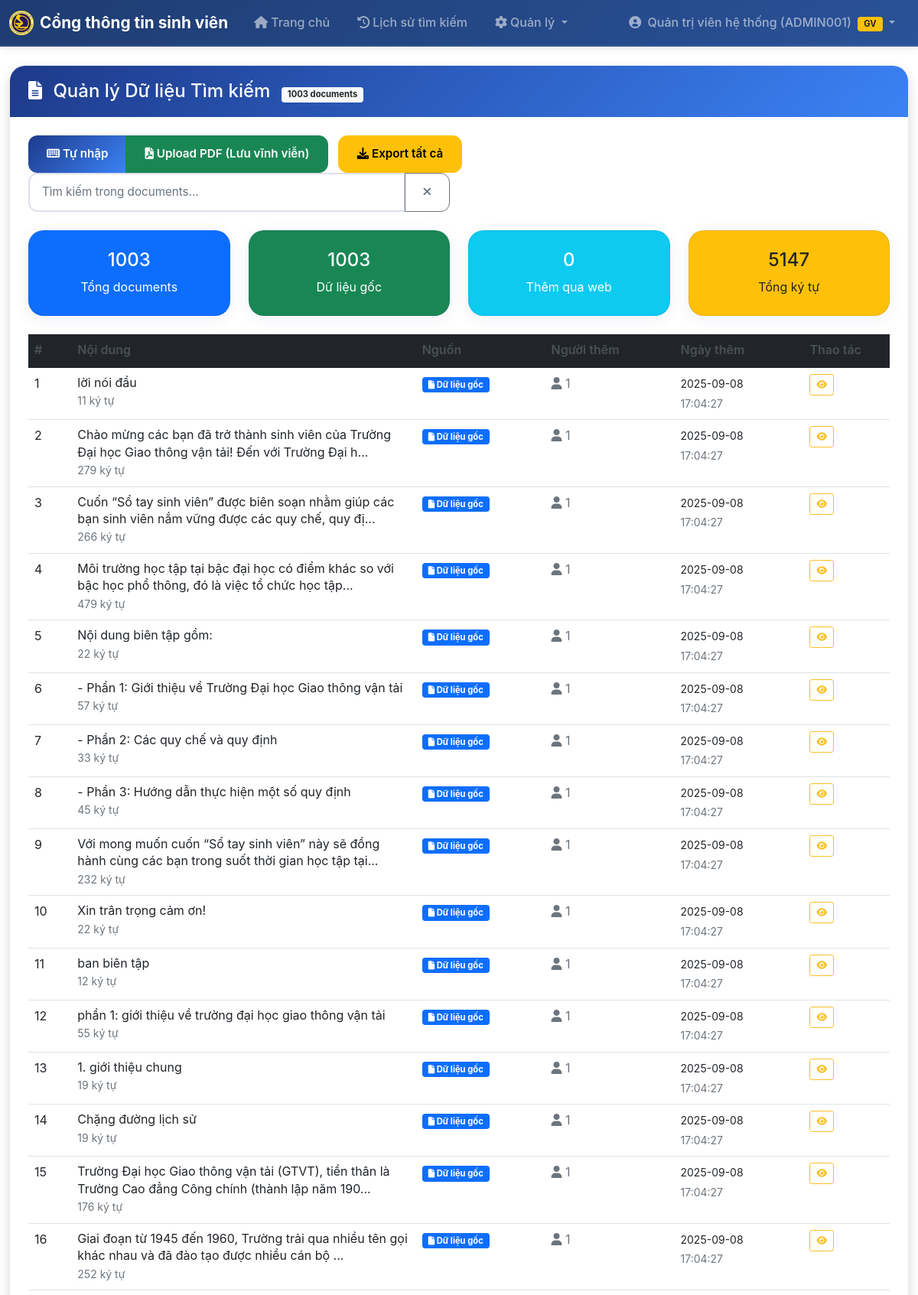
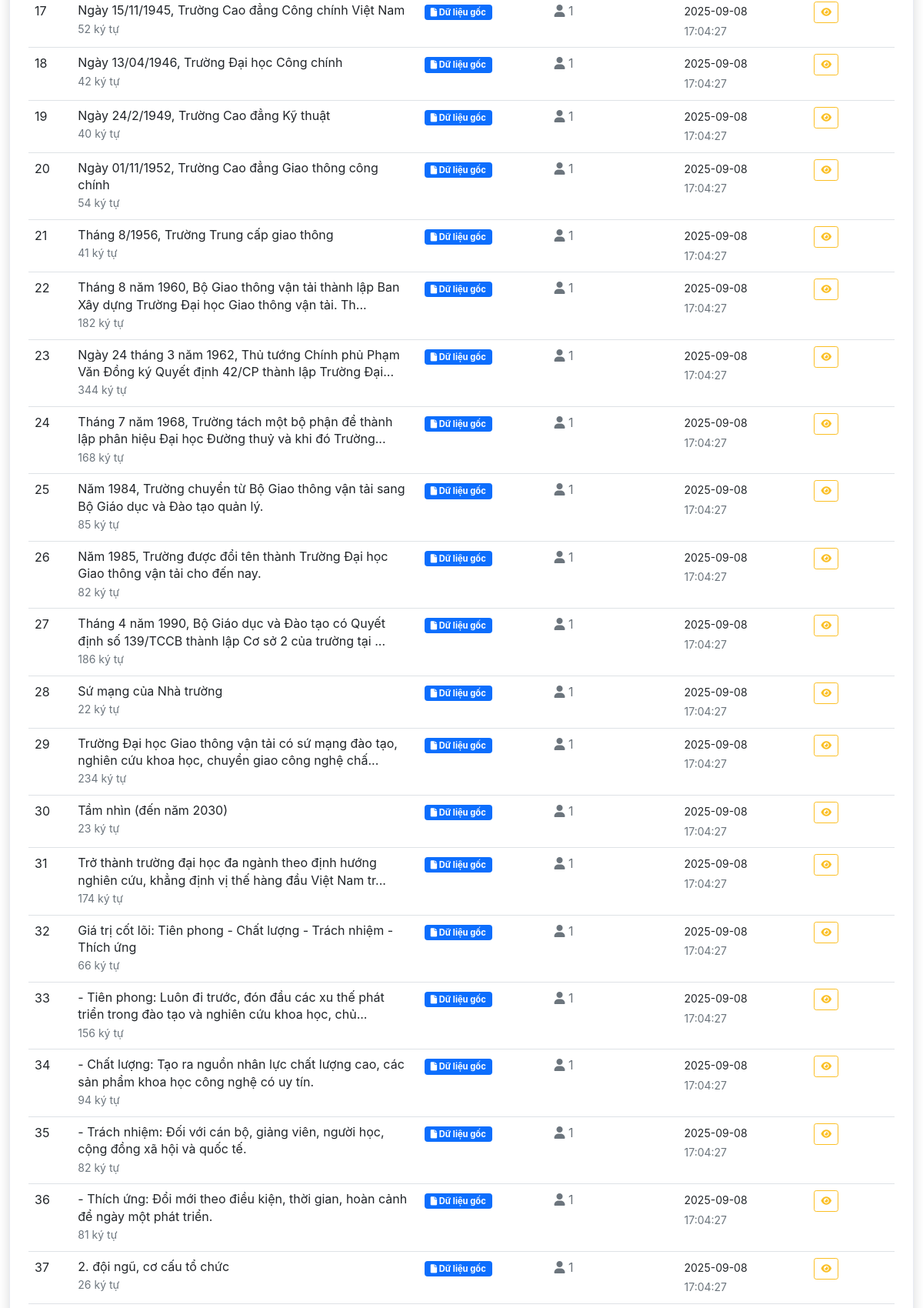
The app's page /admin/documents (signed in, upper part) with its own data (2 pictures, top to bottom).
### models.py (models this page shows, shortened)
class User(UserMixin, db.Model):
    id = db.Column(db.Integer, primary_key=True)
    username = db.Column(db.String(80), unique=True, nullable=False)
    email = db.Column(db.String(120), unique=True, nullable=False)
    password_hash = db.Column(db.String(255), nullable=False)
    full_name = db.Column(db.String(100), nullable=False)
    role = db.Column(db.String(20), nullable=False, default='teacher')
    teacher_id = db.Column(db.String(20), unique=True, nullable=True)  # Mã giáo viên
    department = db.Column(db.String(100), nullable=True)  # Khoa/Bộ môn
    position = db.Column(db.String(50), nullable=True)  # Chức vụ
    is_active = db.Column(db.Boolean, default=True, nullable=False)
    approval_status = db.Column(db.String(20), default='approved', nullable=False)  # 'pending', 'approved', 'rejected'
    created_at = db.Column(db.DateTime, default=datetime.utcnow)
    last_login = db.Column(db.DateTime, nullable=True)
    def is_teacher(self):
        return self.role == 'teacher'
    def is_admin(self):
        return self.username == 'admin' or self.role == 'admin'
    def get_display_name(self):
        if self.role == 'teacher' and self.teacher_id:
            return f"{self.full_name} ({self.teacher_id})"
        return self.full_name

class Document(db.Model):
    id = db.Column(db.Integer, primary_key=True)
    content = db.Column(db.Text, nullable=False)
    source_type = db.Column(db.String(50), nullable=False, default='manual')  # 'manual', 'pdf', 'data.txt'
    source_file = db.Column(db.String(255), nullable=True)  # Tên file nguồn nếu có
    source_info = db.Column(db.Text, nullable=True)  # JSON string chứa thông tin thêm
    added_by = db.Column(db.Integer, db.ForeignKey('user.id'), nullable=True)
    added_date = db.Column(db.DateTime, default=datetime.utcnow)
    last_updated = db.Column(db.DateTime, default=datetime.utcnow, onupdate=datetime.utcnow)
    is_active = db.Column(db.Boolean, default=True, nullable=False)
    char_count = db.Column(db.Integer, nullable=False)
    line_number = db.Column(db.Integer, nullable=True)  # Số dòng trong file gốc
    page_number = db.Column(db.Integer, nullable=True)  # Số trang trong PDF
    user = db.relationship('User', backref=db.backref('added_documents', lazy=True))

### app.py (the view)
@app.route('/admin/documents')
@login_required
def admin_documents():
    if not current_user.is_teacher():
        flash('Bạn không có quyền truy cập trang này.', 'error')
        return redirect(url_for('index'))
    page = request.args.get('page', 1, type=int)
    per_page = 50  # Hiển thị 50 documents mỗi trang
    all_documents = get_doc_manager().get_documents_info()
    total = len(all_documents)
    start = (page - 1) * per_page
    end = start + per_page
    documents = all_documents[start:end]
    has_prev = page > 1
    has_next = end < total
    prev_num = page - 1 if has_prev else None
    next_num = page + 1 if has_next else None
    pagination_info = {
        'page': page,
        'per_page': per_page,
        'total': total,
        'pages': (total + per_page - 1) // per_page,
        'has_prev': has_prev,
        'has_next': has_next,
        'prev_num': prev_num,
        'next_num': next_num
    }
    return render_template('admin/documents.html',
                           documents=documents,
                           pagination=pagination_info,
                           total_documents=total)

### templates/admin/documents.html (shortened to what this page needs)
{% extends "base.html" %}
{% block content %}
<div class="row">
    <div class="col-12">
        <div class="card shadow">
            <div class="card-header bg-success text-white">
                <h4 class="mb-0">
                    <i class="fas fa-file-text me-2"></i>
                    Quản lý Dữ liệu Tìm kiếm
                    <span class="badge bg-light text-dark ms-2">{{ total_documents if total_documents is defined else documents|length }} documents</span>
                </h4>
            </div>
            <div class="card-body">
                <div class="row mb-4">
                    <div class="col-md-8">
                        <div class="btn-group me-2" role="group">
                            <button type="button" class="btn btn-primary" data-bs-toggle="modal" data-bs-target="#addTextModal">
                                <i class="fas fa-keyboard me-1"></i>Tự nhập
                            </button>
                            <button type="button" class="btn btn-success" data-bs-toggle="modal" data-bs-target="#uploadPdfModal">
                                <i class="fas fa-file-pdf me-1"></i>Upload PDF (Lưu vĩnh viễn)
                            </button>
                        </div>
                        <a href="{{ url_for('export_documents') }}" class="btn btn-warning">
                            <i class="fas fa-download me-1"></i>Export tất cả
                        </a>
                    </div>
                    <div class="col-md-6 text-end">
                        <div class="input-group">
                            <input type="text" class="form-control" id="searchFilter" placeholder="Tìm kiếm trong documents...">
                            <button class="btn btn-outline-secondary" type="button" onclick="clearFilter()">
                                <i class="fas fa-times"></i>
                            </button>
                        </div>
                    </div>
                </div>
                <div class="row mb-4">
                    <div class="col-md-3">
                        <div class="card bg-primary text-white">
                            <div class="card-body text-center">
                                <h4>{{ total_documents if total_documents is defined else documents|length }}</h4>
                                <p class="mb-0">Tổng documents</p>
                            </div>
                        </div>
                    </div>
                    <div class="col-md-3">
                        <div class="card bg-success text-white">
                            <div class="card-body text-center">
                                <h4>{{ total_documents if total_documents is defined else documents|length }}</h4>
                                <p class="mb-0">Dữ liệu gốc</p>
                            </div>
                        </div>
                    </div>
                    <div class="col-md-3">
                        <div class="card bg-info text-white">
                            <div class="card-body text-center">
                                <h4>{{ documents|selectattr('metadata.source', 'eq', 'web_interface')|list|length }}</h4>
                                <p class="mb-0">Thêm qua web</p>
                            </div>
                        </div>
                    </div>
                    <div class="col-md-3">
                        <div class="card bg-warning text-dark">
                            <div class="card-body text-center">
                                <h4>{{ documents|map(attribute='length')|sum }}</h4>
                                <p class="mb-0">Tổng ký tự</p>
                            </div>
                        </div>
                    </div>
                </div>
                {% if documents %}
                    <div class="table-responsive">
                        <table class="table table-hover" id="documentsTable">
                            <thead class="table-dark">
                                <tr>
                                    <th width="5%">#</th>
                                    <th width="40%">Nội dung</th>
                                    <th width="15%">Nguồn</th>
                                    <th width="15%">Người thêm</th>
                                    <th width="15%">Ngày thêm</th>
                                    <th width="10%">Thao tác</th>
                                </tr>
                            </thead>
                            <tbody>
                                {% for doc in documents %}
                                <tr class="document-row" data-doc-id="{{ doc.id }}">
                                    <td>{{ loop.index }}</td>
                                    <td>
                                        <div class="document-preview">
                                            {{ doc.preview }}
                                        </div>
                                        <small class="text-muted">
                                            {{ doc.length }} ký tự
                                        </small>
                                    </td>
                                    <td>
                                        {% set source = doc.metadata.get('source', 'unknown') %}
                                        {% if source == 'data.txt' %}
                                            <span class="badge bg-primary">
                                                <i class="fas fa-file"></i> Dữ liệu gốc
                                            </span>
                                                                {% elif source == 'web_interface' %}
                            <span class="badge bg-success">
                                <i class="fas fa-keyboard"></i> Tự nhập
                            </span>
                        {% elif source == 'manual_input' %}
                            <span class="badge bg-info">
                                <i class="fas fa-keyboard"></i> Nhập tay
                            </span>
                                        {% elif doc.metadata.get('source_file') %}
                                            <span class="badge bg-warning text-dark">
                                                <i class="fas fa-upload"></i> {{ doc.metadata.source_file }}
                                            </span>
                                        {% else %}
                                            <span class="badge bg-secondary">
                                                <i class="fas fa-question"></i> {{ source }}
                                            </span>
                                        {% endif %}
                                    </td>
                                    <td>
                                        {% set added_by = doc.metadata.get('added_by', 'unknown') %}
                                        {% if added_by == 'system' %}
                                            <span class="text-muted">
                                                <i class="fas fa-cog"></i> Hệ thống
                                            </span>
                                        {% elif added_by|string|length > 10 %}
                                            <span class="text-muted">
                                                <i class="fas fa-user"></i> User ID: {{ added_by }}
                                            </span>
                                        {% else %}
                                            <span class="text-muted">
                                                <i class="fas fa-user"></i> {{ added_by }}
                                            </span>
                                        {% endif %}
                                    </td>
                                    <td>
                                        {% set added_date = doc.metadata.get('added_date') %}
                                        {% if added_date %}
                                            <small>{{ added_date[:10] }}</small><br>
                                            <small class="text-muted">{{ added_date[11:19] }}</small>
                                        {% else %}
                                            <span class="text-muted">N/A</span>
                                        {% endif %}
                                    </td>
                                    <td>
                                        <div class="btn-group btn-group-sm">
                                            <button type="button"
                                                    class="btn btn-outline-info"
                                                    onclick="viewDocument('{{ doc.id }}')"
                                                    title="Xem chi tiết">
                                                <i class="fas fa-eye"></i>
                                            </button>
                                        </div>
                                    </td>
                                </tr>
                                {% endfor %}
                            </tbody>
                        </table>
                    </div>
                {% endif %}
            </div>
        </div>
    </div>
</div>
{% endblock %}

### templates/base.html (shortened to what this page needs)
<!DOCTYPE html>
<html lang="vi">
<head>
    <link href="https://cdn.jsdelivr.net/npm/bootstrap@5.1.3/dist/css/bootstrap.min.css" rel="stylesheet">
    <link rel="stylesheet" href="https://cdnjs.cloudflare.com/ajax/libs/font-awesome/6.0.0/css/all.min.css">
    <link rel="stylesheet" href="{{ url_for('static', filename='css/style.css') }}">
</head>
<body>
    <nav class="navbar navbar-expand-lg navbar-dark" style="background: linear-gradient(135deg, #1e3c72 0%, #2a5298 100%);">
        <div class="container">
            <a class="navbar-brand fw-bold d-flex align-items-center" href="{{ url_for('index') }}">
                <img src="{{ url_for('static', filename='img/logo.png') }}" alt="Logo" width="32" height="32" class="me-2">
                Cổng thông tin sinh viên
            </a>
            <div class="collapse navbar-collapse" id="navbarNav">
                <ul class="navbar-nav me-auto">
                    <li class="nav-item">
                        <a class="nav-link px-3" href="{{ url_for('index') }}">
                            <i class="fas fa-home me-1"></i>Trang chủ
                        </a>
                    </li>
                    {% if current_user.is_authenticated %}
                        <li class="nav-item">
                            <a class="nav-link px-3" href="{{ url_for('search_history') }}">
                                <i class="fas fa-history me-1"></i>Lịch sử tìm kiếm
                            </a>
                        </li>
                        {% if current_user.is_admin() %}
                        <li class="nav-item dropdown">
                            <a class="nav-link dropdown-toggle px-3" href="#" id="adminDropdown" role="button" data-bs-toggle="dropdown">
                                <i class="fas fa-cog me-1"></i>Quản lý
                            </a>
                        </li>
                        {% elif current_user.is_authenticated and current_user.is_teacher() %}
                        <li class="nav-item">
                            <a class="nav-link px-3" href="{{ url_for('admin_documents') }}">
                                <i class="fas fa-database me-1"></i>Quản lý dữ liệu
                            </a>
                        </li>
                        {% endif %}
                    {% endif %}
                </ul>
                <ul class="navbar-nav">
                    {% if current_user.is_authenticated %}
                        <li class="nav-item dropdown">
                            <a class="nav-link dropdown-toggle px-3" href="#" id="navbarDropdown" role="button" data-bs-toggle="dropdown">
                                <i class="fas fa-user-circle me-1"></i>
                                {{ current_user.get_display_name() }}
                                {% if current_user.is_authenticated and current_user.is_teacher() %}
                                    <span class="badge bg-warning text-dark ms-1">GV</span>
                                {% endif %}
                            </a>
                        </li>
                    {% endif %}
                </ul>
            </div>
        </div>
    </nav>
    <main class="container mt-4">
        {% block content %}{% endblock %}
    </main>
</body>
</html>

### records on screen
User: get_display_name "Quản trị viên hệ thống (ADMIN001)"
Document: preview "Nội dung biên tập gồm:", length "22", source_type "data.txt" (drawn), added_by "1", added_date "2025-09-08", added_date "17:04:27"
Document: preview "- Phần 1: Giới thiệu về Trường Đại học Giao thông vận tải", length "57", source_type "data.txt" (drawn), added_by "1", added_date "2025-09-08", added_date "17:04:27"
Document: preview "- Phần 2: Các quy chế và quy định", length "33", source_type "data.txt" (drawn), added_by "1", added_date "2025-09-08", added_date "17:04:27"
Document: preview "- Phần 3: Hướng dẫn thực hiện một số quy định", length "45", source_type "data.txt" (drawn), added_by "1", added_date "2025-09-08", added_date "17:04:27"
Document: preview "Xin trân trọng cảm ơn!", length "22", source_type "data.txt" (drawn), added_by "1", added_date "2025-09-08", added_date "17:04:27"
Document: preview "Chặng đường lịch sử", length "19", source_type "data.txt" (drawn), added_by "1", added_date "2025-09-08", added_date "17:04:27"
Document: preview "Ngày 15/11/1945, Trường Cao đẳng Công chính Việt Nam", length "52", source_type "data.txt" (drawn), added_by "1", added_date "2025-09-08", added_date "17:04:27"
Document: preview "Ngày 13/04/1946, Trường Đại học Công chính", length "42", source_type "data.txt" (drawn), added_by "1", added_date "2025-09-08", added_date "17:04:27"
Document: preview "Ngày 24/2/1949, Trường Cao đẳng Kỹ thuật", length "40", source_type "data.txt" (drawn), added_by "1", added_date "2025-09-08", added_date "17:04:27"
Document: preview "Ngày 01/11/1952, Trường Cao đẳng Giao thông công chính", length "54", source_type "data.txt" (drawn), added_by "1", added_date "2025-09-08", added_date "17:04:27"
Document: preview "Tháng 8/1956, Trường Trung cấp giao thông", length "41", source_type "data.txt" (drawn), added_by "1", added_date "2025-09-08", added_date "17:04:27"
Document: preview "Năm 1984, Trường chuyển từ Bộ Giao thông vận tải sang Bộ Giáo dục và Đào tạo quản lý.", length "85", source_type "data.txt" (drawn), added_by "1", added_date "2025-09-08", added_date "17:04:27"
Document: preview "Năm 1985, Trường được đổi tên thành Trường Đại học Giao thông vận tải cho đến nay.", length "82", source_type "data.txt" (drawn), added_by "1", added_date "2025-09-08", added_date "17:04:27"
Document: preview "Sứ mạng của Nhà trường", length "22", source_type "data.txt" (drawn), added_by "1", added_date "2025-09-08", added_date "17:04:27"
Document: preview "Tầm nhìn (đến năm 2030)", length "23", source_type "data.txt" (drawn), added_by "1", added_date "2025-09-08", added_date "17:04:27"
Document: preview "Giá trị cốt lõi: Tiên phong - Chất lượng - Trách nhiệm - Thích ứng", length "66", source_type "data.txt" (drawn), added_by "1", added_date "2025-09-08", added_date "17:04:27"
Document: preview "- Chất lượng: Tạo ra nguồn nhân lực chất lượng cao, các sản phẩm khoa học công nghệ có uy tín.", length "94", source_type "data.txt" (drawn), added_by "1", added_date "2025-09-08", added_date "17:04:27"
Document: preview "- Trách nhiệm: Đối với cán bộ, giảng viên, người học, cộng đồng xã hội và quốc tế.", length "82", source_type "data.txt" (drawn), added_by "1", added_date "2025-09-08", added_date "17:04:27"
Document: preview "- Thích ứng: Đổi mới theo điều kiện, thời gian, hoàn cảnh để ngày một phát triển.", length "81", source_type "data.txt" (drawn), added_by "1", added_date "2025-09-08", added_date "17:04:27"

### other values on screen
{{ total_documents if total_documents is defined else documents|length }} "1003"
{{ documents|map(attribute='length')|sum }} "5147"
{{ doc.preview }} "lời nói đầu" "Chào mừng các bạn đã trở thành sinh viên của Trường Đại học Giao thông vận tải! Đến với Trường Đại h..." "Cuốn “Sổ tay sinh viên” được biên soạn nhằm giúp các bạn sinh viên nắm vững được các quy chế, quy đị..." "Môi trường học tập tại bậc đại học có điểm khác so với bậc học phổ thông, đó là việc tổ chức học tập..." "Với mong muốn cuốn “Sổ tay sinh viên” này sẽ đồng hành cùng các bạn trong suốt thời gian học tập tại..." "ban biên tập" "phần 1: giới thiệu về trường đại học giao thông vận tải" "1. giới thiệu chung" "Trường Đại học Giao thông vận tải (GTVT), tiền thân là Trường Cao đẳng Công chính (thành lập năm 190..." "Giai đoạn từ 1945 đến 1960, Trường trải qua nhiều tên gọi khác nhau và đã đào tạo được nhiều cán bộ ..." "Tháng 8 năm 1960, Bộ Giao thông vận tải thành lập Ban Xây dựng Trường Đại học Giao thông vận tải. Th..." "Ngày 24 tháng 3 năm 1962, Thủ tướng Chính phủ Phạm Văn Đồng ký Quyết định 42/CP thành lập Trường Đại..." "Tháng 7 năm 1968, Trường tách một bộ phận để thành lập phân hiệu Đại học Đường thuỷ và khi đó Trường..." "Tháng 4 năm 1990, Bộ Giáo dục và Đào tạo có Quyết định số 139/TCCB thành lập Cơ sở 2 của trường tại ..." "Trường Đại học Giao thông vận tải có sứ mạng đào tạo, nghiên cứu khoa học, chuyển giao công nghệ chấ..." "Trở thành trường đại học đa ngành theo định hướng nghiên cứu, khẳng định vị thế hàng đầu Việt Nam tr..." "- Tiên phong: Luôn đi trước, đón đầu các xu thế phát triển trong đào tạo và nghiên cứu khoa học, chủ..." "2. đội ngũ, cơ cấu tổ chức"
{{ doc.length }} "11" "279" "266" "479" "232" "12" "55" "19" "176" "252" "182" "344" "168" "186" "234" "174" "156" "26"
{{ added_by }} "1" "1" "1" "1" "1" "1" "1" "1" "1" "1" "1" "1" "1" "1" "1" "1" "1" "1"
{{ added_date[:10] }} "2025-09-08" "2025-09-08" "2025-09-08" "2025-09-08" "2025-09-08" "2025-09-08" "2025-09-08" "2025-09-08" "2025-09-08" "2025-09-08" "2025-09-08" "2025-09-08" "2025-09-08" "2025-09-08" "2025-09-08" "2025-09-08" "2025-09-08" "2025-09-08"
{{ added_date[11:19] }} "17:04:27" "17:04:27" "17:04:27" "17:04:27" "17:04:27" "17:04:27" "17:04:27" "17:04:27" "17:04:27" "17:04:27" "17:04:27" "17:04:27" "17:04:27" "17:04:27" "17:04:27" "17:04:27" "17:04:27" "17:04:27"
